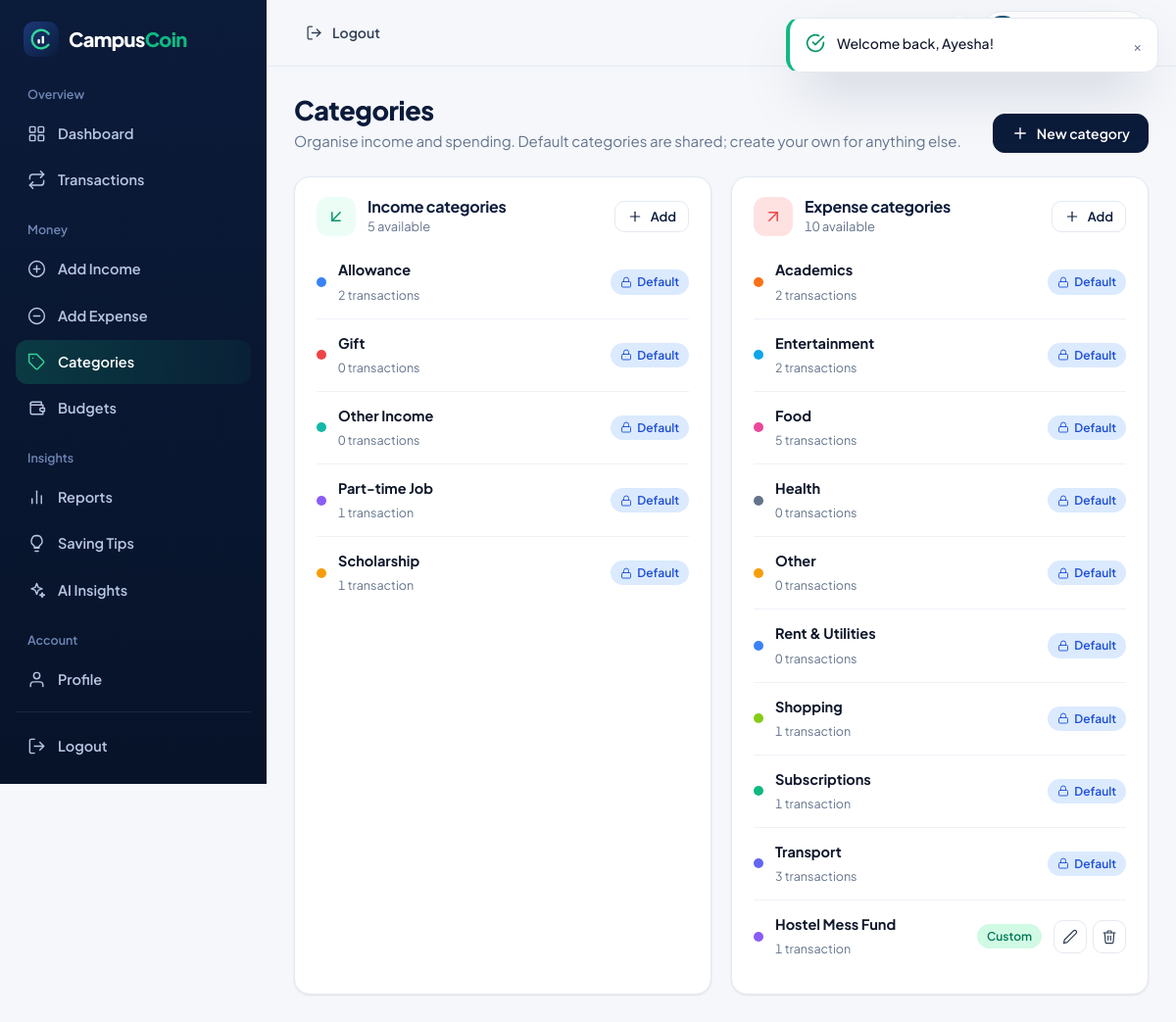
The app's page /student/categories.php (signed in) with its own data.
### tables this page shows
CREATE TABLE `categories` (
    `id` INT UNSIGNED NOT NULL AUTO_INCREMENT,
    `name` VARCHAR(40) NOT NULL,
    `type` ENUM('income','expense') NOT NULL,
    `user_id` INT UNSIGNED NULL,
    `is_default` TINYINT(1) NOT NULL DEFAULT 0,
    `is_active` TINYINT(1) NOT NULL DEFAULT 1,
    `created_at` DATETIME NOT NULL DEFAULT CURRENT_TIMESTAMP,
    PRIMARY KEY (`id`),
    KEY `idx_categories_user` (`user_id`),
    KEY `idx_categories_type` (`type`, `is_default`, `is_active`),
    CONSTRAINT `fk_categories_user` FOREIGN KEY (`user_id`) REFERENCES `users` (`id`) ON DELETE CASCADE
  );

### includes/auth.php (called while the page is built, shortened)
<?php
require_once __DIR__ . '/functions.php';
require_once __DIR__ . '/../config/database.php';
function currentUser(bool $reload = false): ?array
{
    static $loaded = false, $user = null;
    if (!$loaded) {
        $user = null;
        if (!empty($_SESSION['uid'])) {
            $accountType = ($_SESSION['account_type'] ?? 'student') === 'admin' ? 'admin' : 'student';
            $row = $accountType === 'admin'
                ? dbRow("SELECT id, name, email, 'admin' AS role, NULL AS academic_year, 0 AS monthly_savings_goal,
                                status, NULL AS avatar, must_change_password, created_at
                         FROM admins WHERE id = ?", [(int) $_SESSION['uid']])
                : dbRow("SELECT id, name, email, 'student' AS role, academic_year, monthly_savings_goal,
                                status, avatar, must_change_password, created_at
                         FROM users WHERE id = ?", [(int) $_SESSION['uid']]);
            if ($row && $row['status'] === 'active') {
                $user = $row;
            }
        }
    }
    return $user;
}
function requireLogin(): array
{
    $u = currentUser();
    return $u;
}
function requireStudent(): array
{
    $u = requireLogin();
    return $u;
}

### config/database.php (called while the page is built, shortened)
<?php
function db(): PDO
{
    static $pdo = null;
    if ($pdo instanceof PDO) {
        return $pdo;
    }
    $host = env('DB_HOST', 'localhost');
    $port = env('DB_PORT', '3306');
    $name = env('DB_NAME', 'campuscoin');
    $user = env('DB_USER', 'root');
    $pass = env('DB_PASS', '');
    try {
        $pdo = new PDO(
            "mysql:host={$host};port={$port};dbname={$name};charset=utf8mb4",
            $user,
            $pass,
            [
                PDO::ATTR_ERRMODE            => PDO::ERRMODE_EXCEPTION,
                PDO::ATTR_DEFAULT_FETCH_MODE => PDO::FETCH_ASSOC,
                PDO::ATTR_EMULATE_PREPARES   => false,
            ]
        );
    } catch (PDOException $e) {
        error_log('CampusCoin DB connection failed: ' . $e->getMessage());
        renderErrorPage(
            500,
            'We can\'t reach the database',
            'CampusCoin could not connect to MySQL. Make sure MySQL is running in XAMPP and that the "campuscoin" database has been imported (see README.md).',
            'database',
            APP_DEBUG ? $e->getMessage() : null
        );
    }
    return $pdo;
}
function dbRun(string $sql, array $params = []): PDOStatement
{
    $st = db()->prepare($sql);
    $st->execute($params);
    return $st;
}
function dbAll(string $sql, array $params = []): array
{
    return dbRun($sql, $params)->fetchAll(PDO::FETCH_ASSOC);
}
function dbRow(string $sql, array $params = []): ?array
{
    $row = dbRun($sql, $params)->fetch(PDO::FETCH_ASSOC);
    return $row === false ? null : $row;
}

### student/categories.php (the view, shortened to what this page needs)
<?php
require_once __DIR__ . '/../includes/auth.php';
$user = requireStudent();
$uid  = (int) $user['id'];
$lists = [];
foreach (['income' => 'Income categories', 'expense' => 'Expense categories'] as $type => $label) {
    $lists[$type] = dbAll(
        'SELECT c.id, c.name, c.is_default, (SELECT COUNT(*) FROM transactions t WHERE t.category_id = c.id AND t.user_id = ?) AS uses
         FROM categories c WHERE c.type = ? AND ((c.user_id IS NULL AND c.is_default = 1 AND c.is_active = 1) OR c.user_id = ?)
         ORDER BY c.is_default DESC, c.name',
        [$uid, $type, $uid]
    );
}
require __DIR__ . '/../includes/header.php';
?>
<div class="grid grid-2">
<?php foreach ($lists as $type => $items): $isInc = $type === 'income'; ?>
    <section class="card">
        <div class="card-head">
            <div class="row"><span class="stat-icon <?= $isInc ? 'emerald' : 'coral' ?>"><?= icon($isInc ? 'arrow-down' : 'arrow-up', 20) ?></span>
                <div><h2 class="card-title"><?= $isInc ? 'Income categories' : 'Expense categories' ?></h2><p class="card-sub"><?= count($items) ?> available</p></div></div>
            <button type="button" class="btn btn-outline btn-sm" data-modal-open="addCategoryModal" data-fill-type="<?= e($type) ?>"><?= icon('plus', 16) ?> Add</button>
        </div>
        <div class="card-body tight">
            <?php if (!$items): ?>
                <?= emptyState('tag', 'No categories yet', 'Create your first ' . $type . ' category to get started.') ?>
            <?php else: ?>
                <ul class="cat-list">
                    <?php foreach ($items as $c): ?>
                        <li>
                            <span class="cat-dot" style="background:<?= e(categoryColor((int) $c['id'])) ?>;margin:0"></span>
                            <div class="grow"><strong><?= e($c['name']) ?></strong><small><?= (int) $c['uses'] ?> transaction<?= (int) $c['uses'] === 1 ? '' : 's' ?></small></div>
                            <?php if ((int) $c['is_default']): ?>
                                <span class="badge blue" title="Provided by CampusCoin — cannot be edited"><?= icon('lock', 12) ?> Default</span>
                            <?php else: ?>
                                <span class="badge green">Custom</span>
                                <span class="actions">
                                    <button type="button" class="icon-btn icon-action" aria-label="Edit <?= e($c['name']) ?>" data-modal-open="editCategoryModal" data-fill-id="<?= (int) $c['id'] ?>" data-fill-name="<?= e($c['name']) ?>"><?= icon('edit', 16) ?></button>
                                    <form method="post" class="inline"><?= csrfField() ?><input type="hidden" name="action" value="delete"><input type="hidden" name="id" value="<?= (int) $c['id'] ?>">
                                        <button type="button" class="icon-btn icon-action danger" aria-label="Delete <?= e($c['name']) ?>" data-confirm="Delete the category “<?= e($c['name']) ?>”? Its budgets will be removed too." data-confirm-title="Delete category?" data-confirm-label="Delete"><?= icon('trash', 16) ?></button></form>
                                </span>
                            <?php endif; ?>
                        </li>
                    <?php endforeach; ?>
                </ul>
            <?php endif; ?>
        </div>
    </section>
<?php endforeach; ?>
</div>
<?php require __DIR__ . '/../includes/footer.php'; ?>

### includes/icons.php (shortened to what this page needs)
<?php
function icon(string $name, int $size = 20, string $class = ''): string
{
    $p = $paths[$name] ?? $paths['info'];
    return '<svg class="icon' . ($class !== '' ? ' ' . $class : '') . '" width="' . $size . '" height="' . $size
        . '" viewBox="0 0 24 24" fill="none" stroke="currentColor" stroke-width="1.8" stroke-linecap="round" stroke-linejoin="round" aria-hidden="true" focusable="false">'
        . $p . '</svg>';
}
function logoMark(int $size = 36): string
{
    return '<svg class="logo-mark" width="' . $size . '" height="' . $size . '" viewBox="0 0 48 48" aria-hidden="true" focusable="false">'
        . '<defs><linearGradient id="lgA" x1="0" y1="0" x2="1" y2="1"><stop offset="0" stop-color="#1B3A7A"/><stop offset="1" stop-color="#0B1B3A"/></linearGradient></defs>'
        . '<rect width="48" height="48" rx="14" fill="url(#lgA)"/>'
        . '<circle cx="24" cy="24" r="12.5" fill="none" stroke="#34D399" stroke-width="3.2" stroke-dasharray="62 20" stroke-linecap="round" transform="rotate(38 24 24)"/>'
        . '<rect x="19.2" y="24" width="3.2" height="6" rx="1.2" fill="#fff"/>'
        . '<rect x="24.8" y="19.5" width="3.2" height="10.5" rx="1.2" fill="#fff"/>'
        . '<rect x="30.4" y="22" width="0" height="0"/>'
        . '</svg>';
}
function logoFull(string $theme = 'dark', int $size = 36): string
{
    return '<span class="logo logo-' . e($theme) . '">' . logoMark($size)
        . '<span class="logo-word">Campus<span>Coin</span></span></span>';
}

### records on screen
categories: name "Allowance", uses "2", $size 12 (drawn)
categories: name "Gift", uses "0", $size 12 (drawn)
categories: name "Other Income", uses "0", $size 12 (drawn)
categories: name "Part-time Job", uses "1", $size 12 (drawn)
categories: name "Scholarship", uses "1", $size 12 (drawn)
categories: name "Academics", uses "2", $size 12 (drawn)
categories: name "Entertainment", uses "2", $size 12 (drawn)
categories: name "Food", uses "5", $size 12 (drawn)
categories: name "Health", uses "0", $size 12 (drawn)
categories: name "Other", uses "0", $size 12 (drawn)
categories: name "Rent & Utilities", uses "0", $size 12 (drawn)
categories: name "Shopping", uses "1", $size 12 (drawn)
categories: name "Subscriptions", uses "1", $size 12 (drawn)
categories: name "Transport", uses "3", $size 12 (drawn)
categories: name "Hostel Mess Fund", uses "1", $size 16 (drawn)

### other values on screen
$title "Overview"
$label "Dashboard"
$label "Transactions"
$title "Money"
$label "Add Income"
$label "Add Expense"
$label "Categories"
$label "Budgets"
$title "Insights"
$label "Reports"
$label "Saving Tips"
$label "AI Insights"
$title "Account"
$label "Profile"
$title "Categories"
